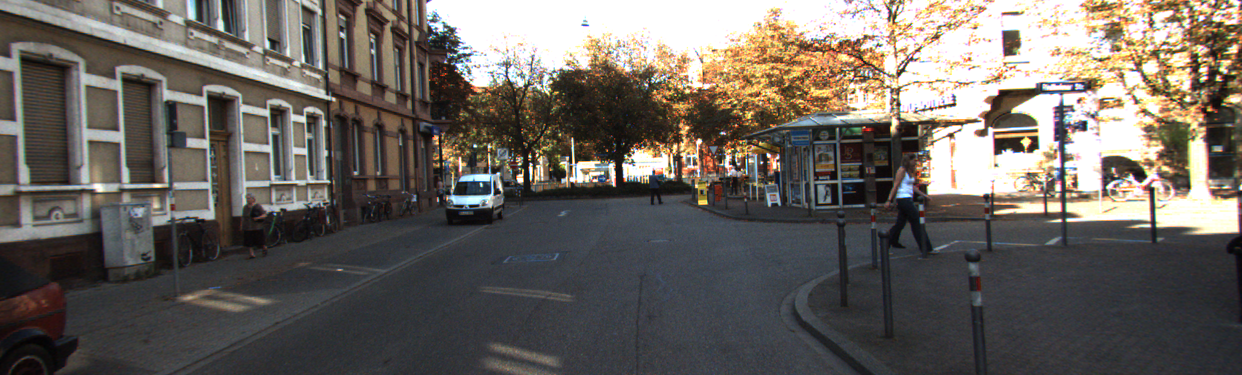
#> input picture program/squeezedet/data/sample.png, 1242 x 375 px; its folder holds only this picture in this run
$ python -i preprocess.py   (imports and definitions only)   (older library calls are emulated)
#> lines starting #> are read from the running program, lines starting #| are printed output that depends on the picture
#
# Copyright (c) 2018 cTuning foundation.
# See CK COPYRIGHT.txt for copyright details.
#
# SPDX-License-Identifier: BSD-3-Clause.
# See CK LICENSE.txt for licensing details.
#

import imp
import os
import re
import json
import shutil
import numpy as np
import scipy.io
from scipy.ndimage import zoom

# Zoom to target size
# [16 lines left out: functions resize_img, crop_img, not called in this run]


def ck_preprocess(i):
  print('\n--------------------------------')
  def my_env(var): return i['env'].get(var)
  def dep_env(dep, var): return i['deps'][dep]['dict']['env'].get(var)

  # Init variables from environment
  CUR_DIR = os.getcwd()
  MODEL_WEIGHTS = dep_env('weights', 'CK_ENV_TENSORFLOW_MODEL_WEIGHTS')
  MODEL_DIR, _ = os.path.split(MODEL_WEIGHTS)
  MODEL_FROZEN_FILE = None # To be assigned
  MODEL_IMAGE_WIDTH = int(dep_env('weights', "CK_ENV_TENSORFLOW_MODEL_IMAGE_WIDTH"))
  MODEL_IMAGE_HEIGHT = int(dep_env('weights', "CK_ENV_TENSORFLOW_MODEL_IMAGE_HEIGHT"))
  assert MODEL_IMAGE_WIDTH == MODEL_IMAGE_HEIGHT, "Only square images are supported at this time"
  IMAGE_SIZE = MODEL_IMAGE_WIDTH
  MODEL_NORMALIZE_DATA = dep_env('weights', "CK_ENV_TENSORFLOW_MODEL_NORMALIZE_DATA") == "YES"
  MODEL_CONVERT_TO_BGR = dep_env('weights', "CK_ENV_TENSORFLOW_MODEL_CONVERT_TO_BGR") == "YES"
  BATCH_COUNT = int(my_env('CK_BATCH_COUNT'))
  BATCH_SIZE = int(my_env('CK_BATCH_SIZE'))
  IMAGES_COUNT = BATCH_COUNT * BATCH_SIZE
  SKIP_IMAGES = int(my_env('CK_SKIP_IMAGES'))
  IMAGE_DIR = dep_env('imagenet-val', 'CK_ENV_DATASET_IMAGENET_VAL')
  IMAGE_FILE = my_env('CK_IMAGE_FILE')
  MODE_SUFFIX = '-{}-{}-{}'.format(IMAGE_SIZE, BATCH_SIZE, BATCH_COUNT)
  RESULTS_DIR = 'predictions'
  IMAGE_LIST_FILE = 'image_list.txt'
  INPUT_LAYER_NAME = 'input'
  OUTPUT_LAYER_NAME = 'output'

  # Preprocessing options:
  #
  # CK_TMP_IMAGE_SIZE - if this set and greater tnan IMAGE_SIZE
  #                     then images will be scaled to this size
  #                     and then cropped to target size
  # CK_CROP_PERCENT   - if TMP_IMAGE_SIZE is not set,
  #                     images will be cropped to this percent
  #                     and then scaled to target size
  #
  TMP_IMAGE_SIZE = int(my_env('CK_TMP_IMAGE_SIZE'))
  CROP_PERCENT = float(my_env('CK_CROP_PERCENT'))
  SUBTRACT_MEAN = my_env("CK_SUBTRACT_MEAN") == "YES"

  # Dir for caching of prepared images
  # Store preprocessed images in sources directory, not in `tmp`, as
  # `tmp` directory can de cleaned between runs and caches will be lost.
  CACHE_DIR_ROOT = os.path.join('..', 'preprocessed')
  CACHE_DIR = os.path.join(CACHE_DIR_ROOT, '{}-{}-{}'.format(IMAGE_SIZE, TMP_IMAGE_SIZE, CROP_PERCENT))
  RECREATE_CACHE = my_env("CK_RECREATE_CACHE") == "YES"

  # Find frozed graph file and graph info file
  for filename in os.listdir(MODEL_DIR):
    if filename.endswith('.pb'):
      MODEL_FROZEN_FILE = os.path.join(MODEL_DIR, filename)
    elif filename.endswith('_info.txt'):
      # Read input and output layer names from graph info file
      with open(os.path.join(MODEL_DIR, filename), 'r') as f:
        for line in f:
          key_name = line.split(' ')
          if len(key_name) == 2:
            if key_name[0] == 'Input:':
              INPUT_LAYER_NAME = key_name[1].strip()
            elif key_name[0] == 'Output:':
              OUTPUT_LAYER_NAME = key_name[1].strip()

  assert MODEL_FROZEN_FILE, "Frozen graph is not found in selected model package"

  # Single file mode
  if IMAGE_FILE:
    image_dir, IMAGE_FILE = os.path.split(IMAGE_FILE)
    # If only filename is set, assume that file is in images package
    if not image_dir:
      image_dir = IMAGE_DIR
    else:
      IMAGE_DIR = image_dir
    assert os.path.isfile(os.path.join(IMAGE_DIR, IMAGE_FILE)), "Input file does not exist"
    IMAGES_COUNT = 1
    BATCH_SIZE = 1
    BATCH_COUNT = 1
    SKIP_IMAGES = 1
    RECREATE_CACHE = True
    CACHE_DIR = os.path.join(CACHE_DIR_ROOT, 'single-image')
    print('Single file mode')
    print('Input image file: {}'.format(IMAGE_FILE))

  print('Input images dir: {}'.format(IMAGE_DIR))
  print('Preprocessed images dir: {}'.format(CACHE_DIR))
  print('Results dir: {}'.format(RESULTS_DIR))
  print('Frozen graph: {}'.format(MODEL_FROZEN_FILE))
  print('Image size: {}x{}'.format(MODEL_IMAGE_HEIGHT, MODEL_IMAGE_WIDTH))
  print('Input layer: {}'.format(INPUT_LAYER_NAME))
  print('Output layer: {}'.format(OUTPUT_LAYER_NAME))
  print('Batch size: {}'.format(BATCH_SIZE))
  print('Batch count: {}'.format(BATCH_COUNT))
  print('Skip images: {}'.format(SKIP_IMAGES))

  # Prepare cache dir
  if not os.path.isdir(CACHE_DIR_ROOT):
    os.mkdir(CACHE_DIR_ROOT)
  if RECREATE_CACHE:
    if os.path.isdir(CACHE_DIR):
      shutil.rmtree(CACHE_DIR)
  if not os.path.isdir(CACHE_DIR):
    os.mkdir(CACHE_DIR)

  # Prepare results directory
  if os.path.isdir(RESULTS_DIR):
    shutil.rmtree(RESULTS_DIR)
  os.mkdir(RESULTS_DIR)


  # Load list of images to be processed
  # [14 lines left out: function load_image_list, not called in this run]


  # Load processing image filenames and
  if IMAGE_FILE:
    image_list = [IMAGE_FILE]
  else:
    image_list = load_image_list()


  # Returns path to preprocessed image in cache directory
  def get_cached_path(image_file_name):
    return os.path.join(CACHE_DIR, image_file_name)


  # Returns path to source image in dataset directory
  def get_original_path(image_file_name):
    return os.path.join(IMAGE_DIR, image_file_name)


  # Load and preprocess image
  # [28 lines left out: function load_image, not called in this run]


  # Preprocess images which are not cached yet
  print('Preprocess images...')
  for image_file in image_list:
    if os.path.isfile(get_cached_path(image_file)):
      continue
    image_data = load_image(get_original_path(image_file))
    image_data.tofile(get_cached_path(image_file))

  # Save list of images to be classified
  with open(IMAGE_LIST_FILE, 'w') as f:
    for image_file in image_list:
      f.write(image_file + '\n')

  # Setup parameters for program
  new_env = {
    'RUN_OPT_IMAGE_DIR': CACHE_DIR,
    'RUN_OPT_IMAGE_LIST': IMAGE_LIST_FILE,
    'RUN_OPT_IMAGE_SIZE': str(IMAGE_SIZE),
    'RUN_OPT_BATCH_SIZE': str(BATCH_SIZE),
    'RUN_OPT_BATCH_COUNT': str(BATCH_COUNT),
    'RUN_OPT_FROZEN_GRAPH': MODEL_FROZEN_FILE,
    'RUN_OPT_RESULT_DIR': RESULTS_DIR,
    'RUN_OPT_NORMALIZE_DATA': str(1 if MODEL_NORMALIZE_DATA else 0),
    'RUN_OPT_SUBTRACT_MEAN': str(1 if SUBTRACT_MEAN else 0),
    'RUN_OPT_INPUT_LAYER_NAME': INPUT_LAYER_NAME,
    'RUN_OPT_OUTPUT_LAYER_NAME': OUTPUT_LAYER_NAME
  }

  res = {'return': 0, 'new_env': new_env}

  # Some special preparation to run program on Android device
  if i.get('target_os_dict', {}).get('ck_name2', '') == 'android':
    files_to_push = []
    files_to_pull = []

    # We are in the `tmp` directory now.
    # But when pushing on a device, paths are relative to the program
    # sources directory. So remove leading `../` from cache dir name.
    cache_dir = CACHE_DIR[3:]
    new_env['RUN_OPT_IMAGE_DIR'] = cache_dir

    # Preprocessed images
    for image_file in image_list:
      files_to_push.append(os.path.join(cache_dir, image_file))
      files_to_pull.append(os.path.join(RESULTS_DIR, image_file) + '.txt')

    # Set list of additional files to be copied to Android device.
    # We have to set these files via env variables with full paths
    # in order to they will be copied into remote program dir without sub-paths.
    new_env['RUN_OPT_IMAGE_LIST_PATH'] = os.path.join(CUR_DIR, IMAGE_LIST_FILE)
    new_env['RUN_OPT_FROZEN_GRAPH_PATH'] = MODEL_FROZEN_FILE
    files_to_push.append('$<<RUN_OPT_IMAGE_LIST_PATH>>$')
    files_to_push.append('$<<RUN_OPT_FROZEN_GRAPH_PATH>>$')

    # On Android graph will be opened from current path, so strip directory
    new_env['RUN_OPT_FROZEN_GRAPH'] = os.path.split(MODEL_FROZEN_FILE)[1]

    res['run_input_files'] = files_to_push
    res['run_output_files'] = files_to_pull

  print('--------------------------------\n')
  return res

>>> import cv2
>>> picture = cv2.imread('../squeezedet/data/sample.png', cv2.IMREAD_GRAYSCALE)
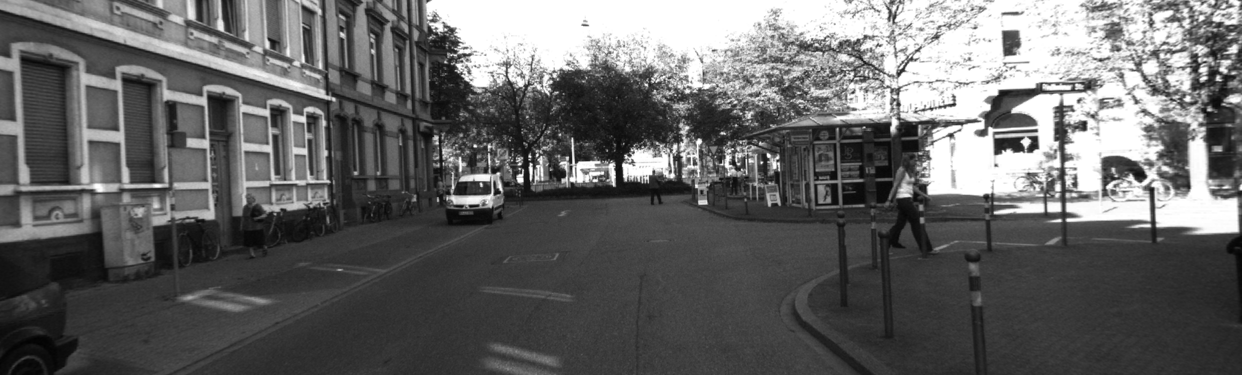
#> picture: shape (375, 1242); min 2, max 255, mean 101.4
>>> result = ck_preprocess(picture)
#> (the run stopped early here; a loop or call above may not have finished)
